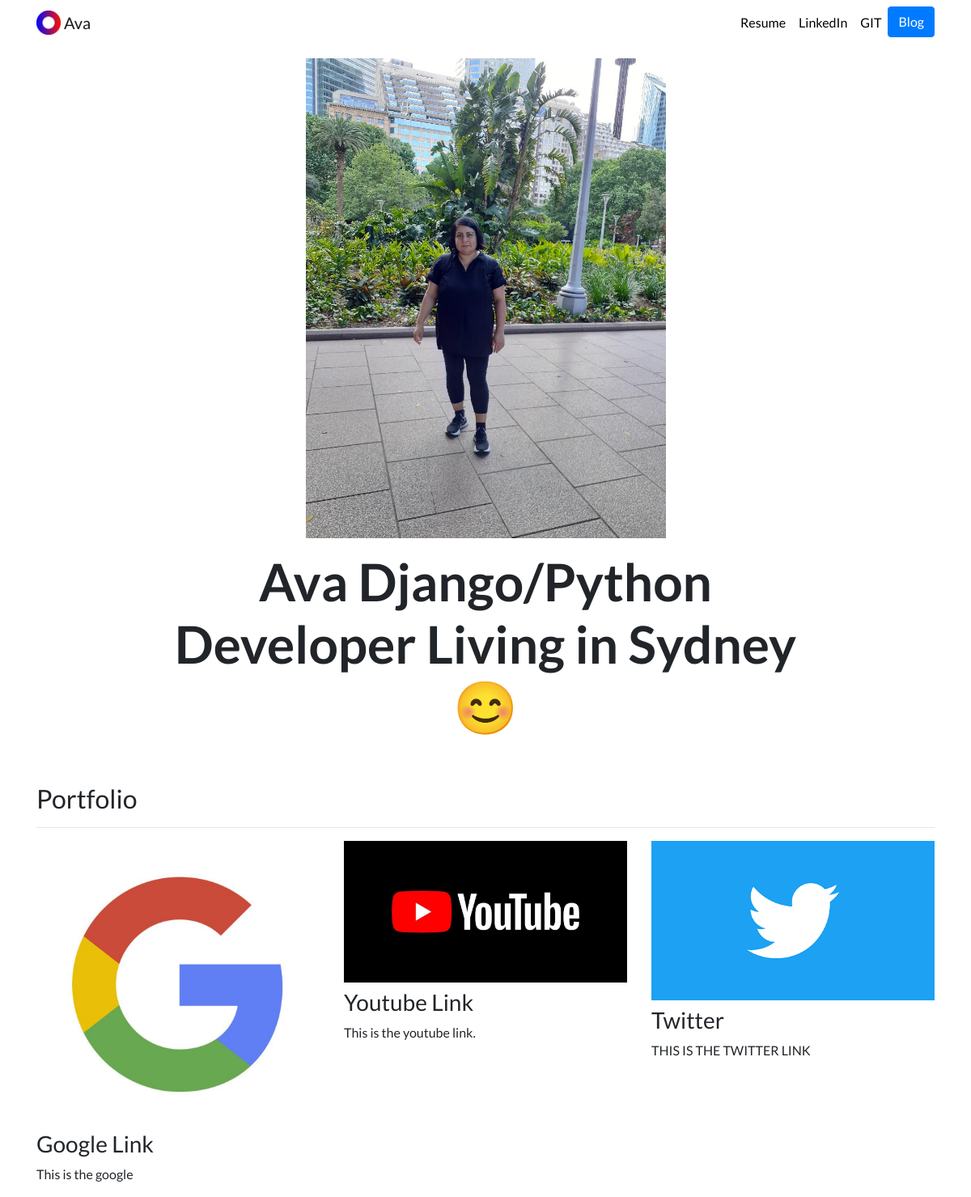
The page / on the database its author committed.
### portfolio/models.py (models this page shows, shortened)
class Project(models.Model):
    title = models.CharField(max_length=100)
    description = models.CharField(max_length=250)
    image = models.ImageField(upload_to='portfolio/images/')
    url = models.URLField(blank=True)

### portfolio/views.py (the view)
# urls.py: 2. Add a URL to urlpatterns:  path('', views.home, name='home')
def home(request):
    projects = Project.objects.all()
    return render(request, 'portfolio/home.html', {'projects':projects})

### portfolio/templates/portfolio/home.html
{% extends "portfolio/base.html" %}
{% load static %}
{% block content %}
<div class="row justify-content-center my-3">
  <div class="col-5">
    <img src="{% static 'portfolio/thumbnail.jpg' %}" class="img-fluid">
  </div>
</div>
<div class="row justify-content-center mb-3">
  <div class="col-md-9 text-center">
    <h1 id="hometext" class="font-weight-bold">Ava Django/Python Developer Living in Sydney😊</h1>
  </div>
</div>
<h2 class="mt-5">Portfolio</h2>
<hr>
<div class="row">
  {% for project in projects %}
  <div class="col-lg-4 col-md-6">
    {% if project.url %}
    <a href="{{ project.url }}">
      <img src="{{ project.image.url }}" class="img-fluid mb-2">
    </a>
    {% else %}
    <img src="{{ project.image.url }}" class="img-fluid mb-2">
    {% endif %}
    <h3>{{ project.title }}</h3>
    <p>{{ project.description }}</p>
  </div>
  {% endfor %}
</div>
{% endblock %}

### portfolio/templates/portfolio/base.html (shortened to what this page needs)
{% load static %}
<!doctype html>
<html lang="en">
<head>
  <link rel="stylesheet" href="https://stackpath.bootstrapcdn.com/bootstrap/4.4.1/css/bootstrap.min.css">
  <link rel="stylesheet" href="{% static "portfolio/custom.css" %}">
</head>
<body>
  <nav id="topNav" class="navbar navbar-expand-md navbar-light">
    <div class="container">
      <a class="navbar-brand" href="{% url 'home' %}">
        <img src="{% static "portfolio/logo1.png" %}" width="30" height="30" class="d-inline-block align-top" alt="Ava Logo">
        <span>Ava</span>
      </a>
      <div class="collapse navbar-collapse text-center" id="navbarNav">
        <ul class="navbar-nav ml-auto">
          <li class="nav-item">
            <a class="nav-link" href="{% static "portfolio/resume.pdf" %}">Resume</a>
          </li>
          <li class="nav-item">
            <a class="nav-link" href="https://www.linkedin.com" target="_blank">LinkedIn</a>
          </li>
          <li class="nav-item">
            <a class="nav-link" href="https://github.com" target="_blank">GIT</a>
          </li>
          <li>
            <a role="button" href="{% url 'blog:all_blogs' %}" class="btn btn-primary">Blog</a>
          </li>
        </ul>
      </div>
    </div>
  </nav>
  <div class="container">
    {% block content %}{% endblock %}
  </div>
</body>
</html>

### portfolio/static/portfolio/custom.css (style rules this page uses)
.navbar-nav .nav-link { color: rgba(0,0,0,1) !important; }
body { font-family: 'Lato', sans-serif; }
@media (min-width: 992px) { #hometext { font-size: 4rem; } }

### rows shown on the page
Project: image (picture), title "Google Link", description "This is the google"
Project: image (picture), title "Youtube Link", description "This is the youtube link."
Project: image (picture), title "Twitter", description "THIS IS THE TWITTER LINK"
